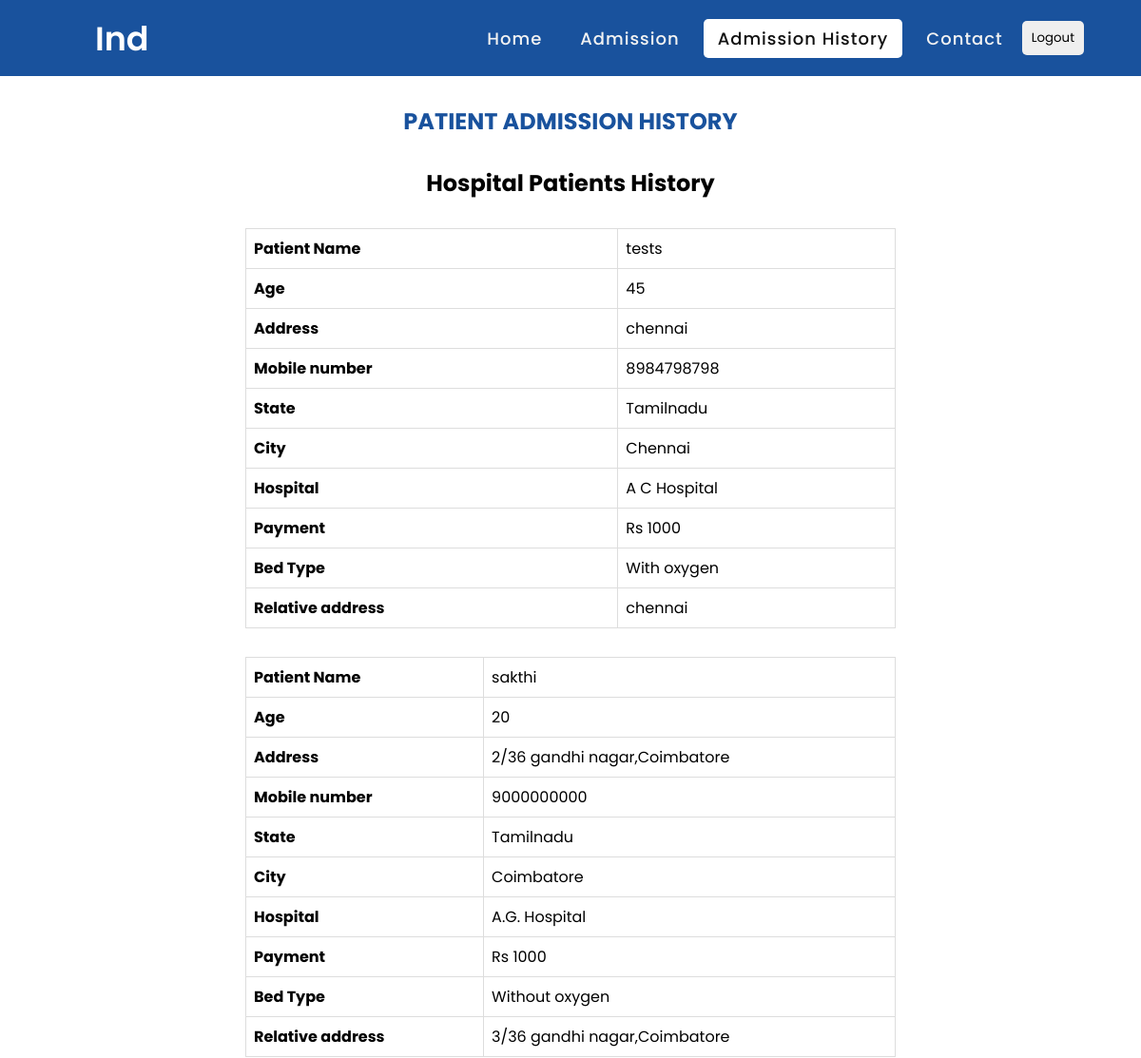
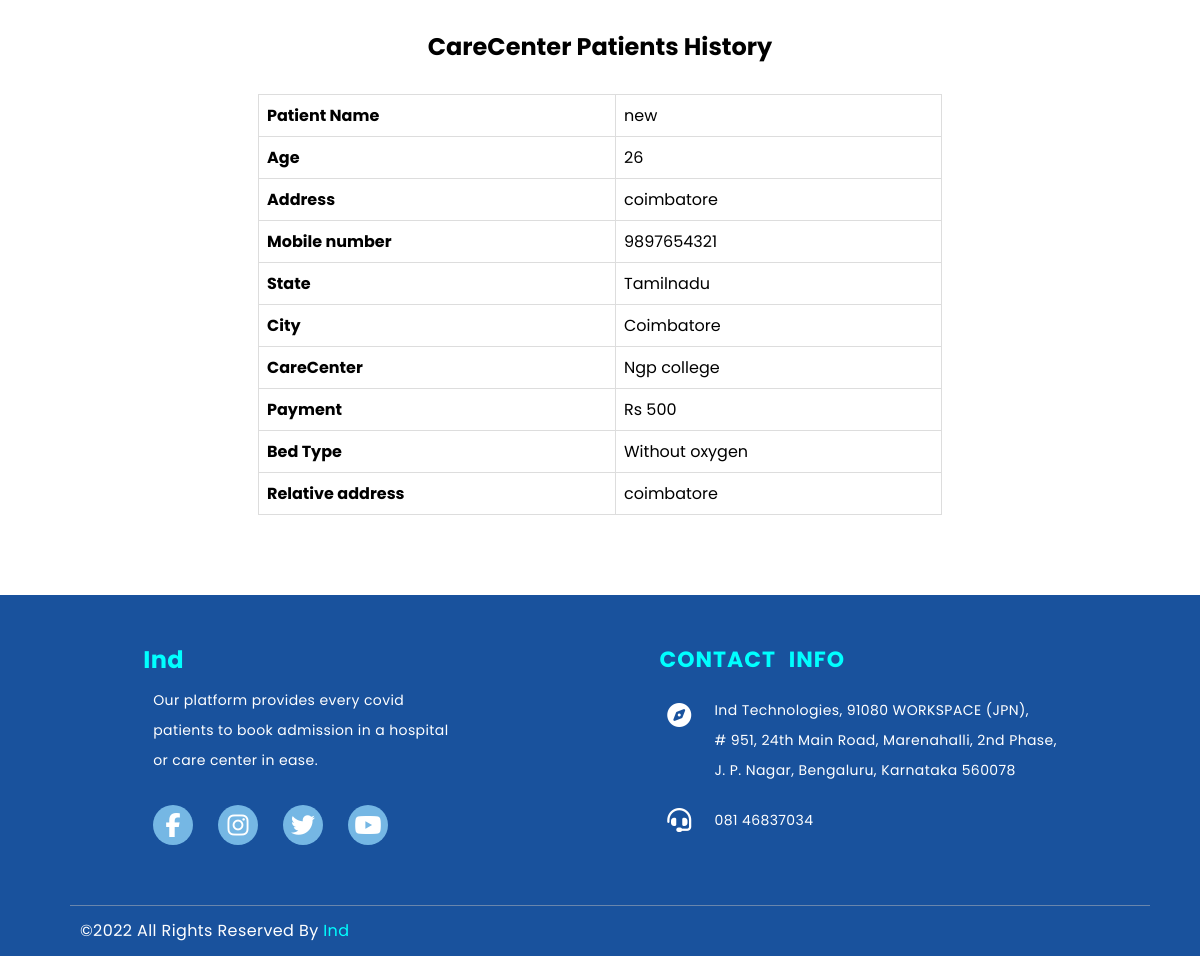
Screenshot of /adm/history/ (signed in) with the database file from the repository (2 pictures, top to bottom).
### app/models.py (models this page shows)
class Admission(models.Model):
    gender_type = (
        (None,"please select"),
        ("Male", "Male"),
        ("Female", "Female"),
    )
    severity = (
        (None,"please select"),
        ("High", "High"),
        ("Low", "Low"),
    )
    hospital_list = Hospital.objects.all().order_by('name')
    state_list = set(list(hospital_list.values_list('state',flat=True)))
    city_list = set(list(hospital_list.values_list('city',flat=True)))
    state_choices = ((i,i) for i in state_list)
    city_choices = list((i,i) for i in city_list)
    patient_name = models.CharField(default="",max_length=20)
    email = models.EmailField(_('email address'))
    age = models.IntegerField(blank=True,null=True)
    phone_number = models.CharField(default=0,max_length=10)
    gender = models.CharField(max_length=20,blank=True,null=True,choices=gender_type,default=None)
    address = models.TextField(blank=True,null=True)
    relative_address = models.TextField(blank=True,null=True)
    relative_contact = models.CharField(default=0,max_length=10)
    severity = models.CharField(max_length=20,blank=True,null=True,choices=severity,default=None)
    aadhaar_number = models.CharField(default="",max_length=12)
    admission_date = models.DateTimeField(default=timezone.now)
    status = models.BooleanField(default=False)
    user_id = models.ForeignKey("app.CustomUser", on_delete=models.CASCADE,default=None,blank=True, null=True)
    state = models.CharField(max_length=100,blank=True,null=True,choices=state_choices,default=None)
    city = models.CharField(max_length=100,blank=True,null=True,choices=city_choices,default=None)

### app/views.py (the view)
# urls.py: path('adm/history/', admission_history_page, name="admission-history"),
def admission_history_page(request):
    hospital_ids = []
    carecenter_ids = []
    user_mail = request.user
    user_obj = CustomUser.objects.get(email=user_mail)
    user_id = user_obj.pk
    hospitals_obj = UserBookedAdmissionHistory.objects.exclude(carecenter_id__isnull=False).filter(user_id=user_id).values()
    carecenter_obj = UserBookedAdmissionHistory.objects.exclude(hospital_id__isnull=False).filter(user_id=user_id).values()
    hos_booked_info = []
    care_booked_info = []
    for data in hospitals_obj:
        admission_obj = Admission.objects.filter(id=data['admission_id']).values()
        hospital_obj = admission_obj[0]
        hospital_obj['hospital_name'] = Hospital.objects.filter(id=data['hospital_id']).values("name")[0]['name']
        hospital_obj["bed_type"] = HospitalPatientDetails.objects.filter(username=admission_obj[0]['patient_name']).values("bed_type")[0]['bed_type']
        hos_booked_info.append(hospital_obj)
    for data in carecenter_obj:
        admission_obj = Admission.objects.filter(id=data['admission_id']).values()
        care_obj = admission_obj[0]
        care_obj['center_name'] = Carecenter.objects.filter(id=data['carecenter_id']).values("name")[0]['name']
        care_obj["bed_type"] = "Without oxygen"
        care_booked_info.append(care_obj)
    return render(request, 'admission_history_page.html',{"hos_booked_info":hos_booked_info,"care_info":care_booked_info})

### app/models.py (called while the page is built)
    def __str__(self):
        return self.email

### templates/admission_history_page.html (shortened to what this page needs)
<!DOCTYPE html>
<html lang="en">
<head>
    {% load static %}
    <link rel="stylesheet" href="{% static 'css/admission-history.css' %}">
    <link rel="stylesheet" href="{% static 'css/footer1.css' %}">
    <link rel="stylesheet" href="{% static 'css/style.css' %}">
</head>
<body>
    <nav>
        <div class="nav1">
            <div class="logo">Ind</div>
        </div>
        <div class="nav2">
            <ul>
              <li><a  href="{% url 'dashboard' %}">Home</a></li>
              <li><a href="{% url 'admission' %}">Admission</a></li>
              <li><a class="active" href="{% url 'admission-history' %}">Admission History</a></li>
              <li><a href="{% url 'contacts' %}">Contact</a></li>
            </ul>
            <ul>
              <a href="{% url 'logout' %}"><button class="bt1">Logout</button></a>
            </ul>
        </div>
      </nav>
      <h2 style="color: var(--fback) ; text-align: center; margin: 30px;">PATIENT ADMISSION HISTORY</h2>
      {% for obj in hos_booked_info %}
        {% if forloop.first %}
          <h2 style="text-align: center; margin: 30px;">Hospital Patients History</h2>
        {% endif %}
      <div class="ad-hist">
        <div class="table-responsive">
          <table>
          <tbody>
          <tr>
          <td><strong>Patient Name</strong></td>
          <td>
          {{obj.patient_name}} </td>
          </tr>
          <tr>
          <td><strong>Age</strong></td>
          <td>
            {{obj.age}}</td>
          </tr>
          <tr>
          <td><strong>Address</strong></td>
          <td>
            {{obj.address}} </td>
          </tr>
          <tr>
          <td><strong>Mobile number</strong></td>
          <td>
            {{obj.phone_number}} </td>
          </tr>
          <tr>
          <td><strong>State</strong></td>
          <td>
            {{obj.state}}</td>
          </tr>
          <tr>
          <td><strong>City</strong></td>
          <td>
            {{obj.city}}</td>
          </tr>
          <tr>
          <td><strong>Hospital</strong></td>
          <td>
            {{obj.hospital_name}}</td>
          </tr>
          <tr>
            <td><strong>Payment</strong></td>
            <td>
            Rs 1000</td>
          </tr>
          <tr>
            <td><strong>Bed Type</strong></td>
            <td>
                {{obj.bed_type}} </td>
          </tr>
          <tr>
            <td><strong>Relative address</strong></td>
            <td>
                {{obj.relative_address}}</td>
            </tr>
          </tbody>
          </table>
        </div>
      </div>
      {% endfor %}
      {% for obj in care_info %}
      {% if forloop.first %}
        <h2 style="text-align: center; margin: 30px;">CareCenter Patients History</h2>
      {% endif %}
    <div class="ad-hist">
      <div class="table-responsive">
        <table>
        <tbody>
        <tr>
        <td><strong>Patient Name</strong></td>
        <td>
        {{obj.patient_name}} </td>
        </tr>
        <tr>
        <td><strong>Age</strong></td>
        <td>
          {{obj.age}}</td>
        </tr>
        <tr>
        <td><strong>Address</strong></td>
        <td>
          {{obj.address}} </td>
        </tr>
        <tr>
        <td><strong>Mobile number</strong></td>
        <td>
          {{obj.phone_number}} </td>
        </tr>
        <tr>
        <td><strong>State</strong></td>
        <td>
          {{obj.state}}</td>
        </tr>
        <tr>
        <td><strong>City</strong></td>
        <td>
          {{obj.city}}</td>
        </tr>
        <tr>
        <td><strong>CareCenter</strong></td>
        <td>
          {{obj.center_name}}</td>
        </tr>
        <tr>
          <td><strong>Payment</strong></td>
          <td>
          Rs 500</td>
        </tr>
        <tr>
          <td><strong>Bed Type</strong></td>
          <td>
              {{obj.bed_type}} </td>
        </tr>
        <tr>
          <td><strong>Relative address</strong></td>
          <td>
              {{obj.relative_address}}</td>
          </tr>
        </tbody>
        </table>
      </div>
    </div>
    {% endfor %}
  <footer class="footer-section">
    <div class="fmain">
      <div class="fone">
        <div class="samabout">
          <div class="slogo">
            <a href="index.html" style="text-decoration: none;  color: aqua;">
              <h2>Ind</h2>
            </a>
            <p>Our platform provides every covid patients to book admission in a hospital or care center in ease.</p>
            <ul class="scis">
              <li><a href="#"><i class="fab fa-facebook-f"></i></a></li>
              <li><a href="#"><i class="fab fa-instagram"></i></a></li>
              <li><a href="#"><i class="fab fa-twitter"></i></a></li>
              <li><a href="#"><i class="fab fa-youtube"></i></a></li>
            </ul>
          </div>
        </div>
          <div class="info">
            <h2>Contact Info</h2>
            <div class="location1">
              <div class="icon-x"><i class="fas  fa-compass"></i></div>
              <p>Ind Technologies, 91080 WORKSPACE (JPN), <br>
                # 951, 24th Main Road, Marenahalli, 2nd Phase, <br>
                J. P. Nagar, Bengaluru, Karnataka 560078 <br>
              </p>
            </div>
            <div class="timing1">
                <div class="icon-x"><i class="fas  fa-headset"></i></div>
                <p><a href="Tel:081 46837034">081 46837034</a> <br>
                </p>
              </div>
            </div>
          </div>
        </div>
        <div class="copyright">
            <div class="copy-r">
              <p><span>&#169</span>2022 All Rights Reserved By <a href="#"
                  style="text-decoration: none;color:cyan">Ind</a> </p>
            </div>
        </div>
  </footer>
</body>
</html>

### static/css/admission-history.css (style rules this page uses)
* { margin: 0px; padding: 0px; box-sizing: border-box; }
.ad-hist { display: flex; justify-content: center; align-items: center; margin: 30px; }
.table-responsive { width: 60%; }
table { font-family: arial, sans-serif; border-collapse: collapse; width: 100%; }
td, th { border: 1px solid #dddddd; text-align: left; padding: 8px; }

### static/css/footer1.css (style rules this page uses)
* { margin: 0; padding: 0; box-sizing: border-box; font-family: "Roboto", sans-serif; }
:root { --fback: #19529d; --fcolor: white; --iconhover: #145073; --subplace: white; --heading: cyan; --black: #000; --cyan: #828282; --white: #fff; --h1: 40px; --h2: 35px; --h3: 28px; --h4: 22px; --h5: 18px; --h6: 15px; --p: 14px; }
footer { background: var(--fback); color: var(--fcolor); line-height: 30px; letter-spacing: 0.4px; text-decoration: none; margin-top: 80px; }
.fone { display: flex; justify-content: space-around; padding: 50px; }
.samabout { width: 30%; }
.samabout p { font-size: var(--p); padding: 10px; }
.location1 p, .timing1 p, .email1 p, .copy-x ul li a, .quicklinks li { font-size: var(--p); }
.info h2, .quicklinks h2 { font-size: var(--h4); margin-bottom: 20px; color: var(--heading); text-transform: capitalize; letter-spacing: 1.5px; text-transform: uppercase; word-spacing: 7px; }
.scis { margin-top: 20px; display: flex; margin-left: 10px; }
.scis li { list-style: none; }
.scis li a { display: inline-block; width: 40px; height: 40px; background: #75B7E4; display: flex; justify-content: center; align-items: center; margin-right: 25px; text-decoration: none; border-radius: 50%; }
.scis li a .fab { color: var(--white); font-size: 24px; }
.copyright { width: 90%; margin: 0 70px; display: flex; justify-content: space-between; align-items: center; padding: 10px; }
.copy-r { flex-basis: 50%; }
.location1 { display: flex; align-items: flex-start; flex-direction: row; }
.info h2 { margin-bottom: 20px; letter-spacing: 1px; }
.email1, .timing1 { display: flex; align-items: center; }
.icon-x { margin-right: 15px; }
.timing1 p a, .email1 p a { text-decoration: none; color: white; }
.location1, .timing1 { margin-bottom: 15px; }
.icon-x { width: 40px; height: 40px; display: flex; justify-content: center; align-items: center; text-decoration: none; border-radius: 50%; font-size: 24px; }
.copyright { border-top: 1px solid #bcbcbc7d; }
.fa-compass, .fa-headset, .fa-envelope { font-style: var(--p); font-weight: 500; }

### static/css/style.css (style rules this page uses)
* { margin: 0; padding: 0; box-sizing: border-box; font-family: 'Poppins', sans-serif; }
:root { --fback: #19529d; --fcolor: white; --iconhover: #145073; --subplace: white; --heading: cyan; --black: #000; --cyan: #828282; --white: #fff; --h1: 40px; --h2: 35px; --h3: 28px; --h4: 22px; --h5: 18px; --h6: 15px; --p: 14px; }
nav { background-color: var(--fback); display: flex; height: 80px; width: 100%; align-items: center; justify-content: space-between; padding: 0 50px 0 100px; flex-wrap: wrap; }
nav .logo { color: #fff; font-size: 35px; font-weight: 600; }
nav ul { display: flex; list-style: none; }
nav ul li { margin: 0 5px; }
nav ul li a { color: #f2f2f2; text-decoration: none; font-size: 18px; font-weight: 500; padding: 8px 15px; border-radius: 5px; letter-spacing: 1px; transition: all 0.3s ease; }
nav ul li a.active, nav ul li a:hover { color: #111; background: #fff; }
.nav2 { display: flex; align-items: center; justify-content: space-between; }
.nav2 ul:nth-child(1) { display: flex; align-items: center; }
.bt1 { padding: 8px 10px; border-radius: 5px; margin-right: 10px; cursor: pointer; outline: none; border: none; }

### rows the page displays
Admission: shows "Hospital Patients History", patient_name "tests", age "45", address "chennai", phone_number "8984798798", state "Tamilnadu", city "Chennai", hospital_name "A C Hospital", bed_type "With oxygen", relative_address "chennai"
Admission: patient_name "sakthi", age "20", address "2/36 gandhi nagar,Coimbatore", phone_number "9000000000", state "Tamilnadu", city "Coimbatore", hospital_name "A.G. Hospital", bed_type "Without oxygen", relative_address "3/36 gandhi nagar,Coimbatore"
Admission: patient_name "new", age "26", address "coimbatore", phone_number "9897654321", state "Tamilnadu", city "Coimbatore", center_name "Ngp college", bed_type "Without oxygen", relative_address "coimbatore"
